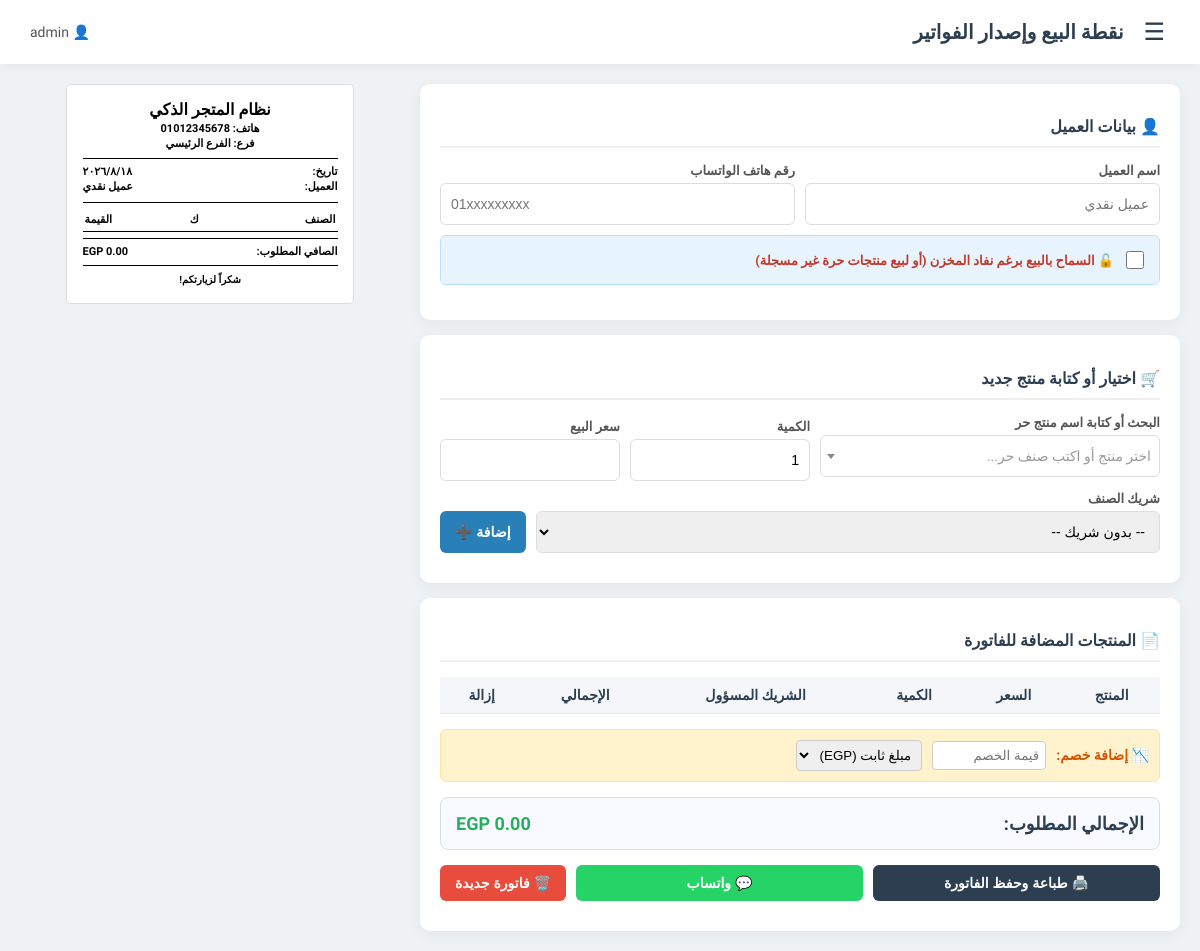
/sales (signed in), run on the app's committed database.
### tables this page shows
CREATE TABLE users (
                        id INTEGER PRIMARY KEY AUTOINCREMENT, 
                        username TEXT NOT NULL, 
                        password TEXT NOT NULL, 
                        role TEXT DEFAULT 'admin'
                    , p_sales_v INTEGER DEFAULT 0, p_sales_a INTEGER DEFAULT 0, p_sales_e INTEGER DEFAULT 0, p_sales_d INTEGER DEFAULT 0, p_prod_v INTEGER DEFAULT 0, p_prod_a INTEGER DEFAULT 0, p_prod_e INTEGER DEFAULT 0, p_prod_d INTEGER DEFAULT 0, p_purch_v INTEGER DEFAULT 0, p_purch_a INTEGER DEFAULT 0, p_purch_e INTEGER DEFAULT 0, p_purch_d INTEGER DEFAULT 0, p_exp_v INTEGER DEFAULT 0, p_exp_a INTEGER DEFAULT 0, p_exp_e INTEGER DEFAULT 0, p_exp_d INTEGER DEFAULT 0, p_rep_v INTEGER DEFAULT 0, p_rep_a INTEGER DEFAULT 0, p_rep_e INTEGER DEFAULT 0, p_rep_d INTEGER DEFAULT 0, p_part_v INTEGER DEFAULT 0, p_part_a INTEGER DEFAULT 0, p_part_e INTEGER DEFAULT 0, p_part_d INTEGER DEFAULT 0, parent_id INTEGER, view_cost TEXT DEFAULT 'all', view_scope TEXT DEFAULT 'own', status TEXT DEFAULT 'active', expiry_date DATE, max_users INTEGER DEFAULT 0, pos_view TEXT DEFAULT 'desktop', allow_mobile_pos INTEGER DEFAULT 0);

CREATE TABLE store_settings (
                        id INTEGER PRIMARY KEY AUTOINCREMENT, 
                        entity_id INTEGER DEFAULT 1, 
                        store_name TEXT, 
                        store_phone TEXT, 
                        store_branch TEXT, 
                        invoice_footer TEXT
                    , logo TEXT);

### routes/sales.py (the view, shortened to what this page needs)
@sales_bp.route('/sales')
def sales_page():
    if not has_perm('sales', 'v'):
        flash('غير مصرح لك بدخول نقطة البيع!', 'error')
        return redirect(url_for('auth.dashboard'))
    conn = get_db_conn()
    conn.row_factory = sqlite3.Row
    cursor = conn.cursor()
    entity = get_entity()
    current_user = session.get('username')
    can_view_all_products = (session.get('view_scope') == 'all' or session.get('role') in ['owner', 'admin'])
    can_view_cost = (session.get('view_cost') == 'all' or session.get('role') in ['owner', 'admin'])
    if entity == 'all':
        cursor.execute("SELECT id, name, cost_price, sell_price, stock_qty, partner_name FROM products")
        raw_products = cursor.fetchall()
        cursor.execute("SELECT * FROM partners")
        partners = cursor.fetchall()
        cursor.execute("SELECT store_name, store_phone, store_branch, invoice_footer, logo FROM store_settings LIMIT 1")
        st_row = cursor.fetchone()
    available_products = []
    for p in raw_products:
        p_list = list(p)
        if not can_view_cost:
            p_list[2] = 0.0  # إخفاء سعر التكلفة إذا لم يكن يملك صلاحية
        available_products.append(p_list)
    store_info = {
        'name': st_row['store_name'] if st_row else 'المتجر',
        'phone': st_row['store_phone'] if st_row else '',
        'branch': st_row['store_branch'] if st_row else '',
        'footer': st_row['invoice_footer'] if st_row else '',
        'logo': st_row['logo'] if st_row and 'logo' in st_row.keys() else None
    }
    conn.close()
    if session.get('pos_view') == 'mobile':
        return render_template('sales_mobile.html', products=available_products, partners=partners, store=store_info)
    return render_template('sales.html', products=available_products, partners=partners, store=store_info)

### auth.py (called while the page is built, shortened)
def get_entity():
    if session.get('role') == 'owner':
        return 'all'
    if session.get('role') == 'admin':
        return session.get('user_id')
    return session.get('parent_id')

def has_perm(module, action='v'):
    if 'username' not in session:
        return False
    if session.get('role') == 'owner':
        return True

### database.py (called while the page is built)
def get_db_conn():
    conn = sqlite3.connect('store_db.sqlite', timeout=20)
    conn.execute('PRAGMA journal_mode=WAL;')
    return conn

### templates/sales.html (shortened to what this page needs)
<!DOCTYPE html>
<html dir="rtl" lang="ar">
<head>
    <link href="https://cdn.jsdelivr.net/npm/select2@4.1.0-rc.0/dist/css/select2.min.css" rel="stylesheet" />
</head>
<body>
    <header class="top-navbar">
        <div class="nav-right">
            <button class="menu-btn" onclick="toggleMenu()">☰</button>
            <h1>نقطة البيع وإصدار الفواتير</h1>
        </div>
        <div class="user-info"><span>👤</span>&nbsp;<span>{{ session['username'] }}</span></div>
    </header>
    <div class="main-container">
        <div class="controls-section">
            <div class="card">
                <h2 class="section-title">👤 بيانات العميل</h2>
                <div class="form-row">
                    <div class="form-group">
                        <label>اسم العميل</label>
                        <input type="text" id="customer_name" placeholder="عميل نقدي" onkeyup="updateReceipt()">
                    </div>
                    <div class="form-group">
                        <label>رقم هاتف الواتساب</label>
                        <input type="tel" id="customer_phone" placeholder="01xxxxxxxxx">
                    </div>
                </div>
                <div class="settings-box">
                    <label class="checkbox-label">
                        <input type="checkbox" id="allow_negative" style="width: 18px; height: 18px; cursor: pointer;">
                        🔓 السماح بالبيع برغم نفاد المخزن (أو لبيع منتجات حرة غير مسجلة)
                    </label>
                </div>
            </div>
            <div class="card">
                <h2 class="section-title">🛒 اختيار أو كتابة منتج جديد</h2>
                <div class="form-row">
                    <div class="form-group" style="flex: 2;">
                        <label>البحث أو كتابة اسم منتج حر</label>
                    </div>
                    <div class="form-group">
                        <label>الكمية</label>
                        <input type="number" id="current_qty" value="1" min="1">
                    </div>
                    <div class="form-group">
                        <label>سعر البيع</label>
                        <input type="number" id="current_price" step="0.01">
                    </div>
                    <div class="form-group">
                        <label>شريك الصنف</label>
                        <select id="item_partner">
                            <option value="بدون شريك">-- بدون شريك --</option>
                        </select>
                    </div>
                    <button class="btn btn-add" onclick="addToCart()">إضافة ➕</button>
                </div>
            </div>
            <div class="card">
                <h2 class="section-title">📄 المنتجات المضافة للفاتورة</h2>
                <div class="table-wrapper">
                    <table class="screen-table">
                        <thead>
                            <tr>
                                <th>المنتج</th>
                                <th>السعر</th>
                                <th>الكمية</th>
                                <th>الشريك المسؤول</th>
                                <th>الإجمالي</th>
                                <th>إزالة</th>
                            </tr>
                        </thead>
                    </table>
                </div>
                <div class="discount-section">
                    <strong style="color: #d35400; font-size: 14px;">📉 إضافة خصم: </strong>
                    <input type="number" id="discount_val" placeholder="قيمة الخصم" style="padding: 6px; width: 100px; border: 1px solid #ccc; border-radius: 4px; height: auto;" onkeyup="renderCart()" min="0">
                    <select id="discount_type" style="padding: 6px; border: 1px solid #ccc; border-radius: 4px; height: auto;" onchange="renderCart()">
                        <option value="amount">مبلغ ثابت (EGP)</option>
                    </select>
                </div>
                <div class="total-box">
                    <span>الإجمالي المطلوب:</span>
                    <span style="color: #27ae60;"><span id="screen_total_amount">0.00</span> EGP</span>
                </div>
                <div class="form-row" style="margin-top: 15px; flex-direction: row; flex-wrap: wrap;">
                    {% if session.get('p_sales_a') %}
                        <button class="btn btn-print" onclick="printReceipt()">🖨️ طباعة وحفظ الفاتورة</button>
                        <button class="btn btn-whatsapp" onclick="sendWhatsApp()">💬 واتساب</button>
                    {% else %}
                        <button class="btn btn-print" style="background-color: #95a5a6; cursor: not-allowed;" disabled>🖨️ غير مصرح بإصدار الفواتير ❌</button>
                    {% endif %}
                    <button class="btn" style="background-color: #e74c3c;" onclick="clearCart()">🗑️ فاتورة جديدة</button>
                </div>
            </div>
        </div>
        <div class="receipt-section">
            <div class="thermal-receipt" id="printable_receipt">
                <div class="receipt-header">
                    <h2>{{ store.name }}</h2>
                    <p>هاتف: {{ store.phone }}</p>
                    <p>فرع: {{ store.branch }}</p>
                </div>
                <div class="receipt-info">
                    <div><span>تاريخ:</span> <span id="r_date"></span></div>
                    <div><span>العميل:</span> <span id="r_customer">عميل نقدي</span></div>
                </div>
                <table class="receipt-table">
                    <thead>
                        <tr>
                            <th>الصنف</th>
                            <th>ك</th>
                            <th>القيمة</th>
                        </tr>
                    </thead>
                </table>
                <div class="receipt-totals">
                    <div>
                        <span>الصافي المطلوب:</span> <span><span id="r_total">0.00</span> EGP</span>
                    </div>
                </div>
                <div class="receipt-footer">
                    <p>{{ store.footer }}</p>
                </div>
            </div>
        </div>
    </div>
</body>
</html>

### data on the page
users: username "admin"
store_settings: name "نظام المتجر الذكي", phone "01012345678", branch "الفرع الرئيسي", footer "شكراً لزيارتكم!"
